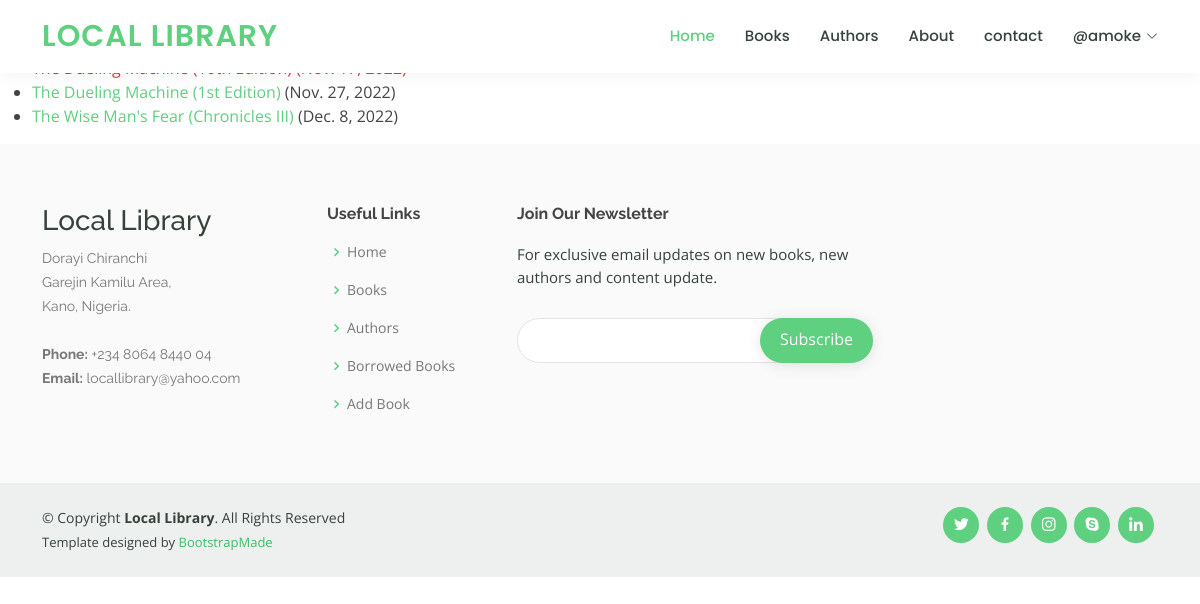
The page /catalog/mybooks/ (signed in) on the database as committed earlier.
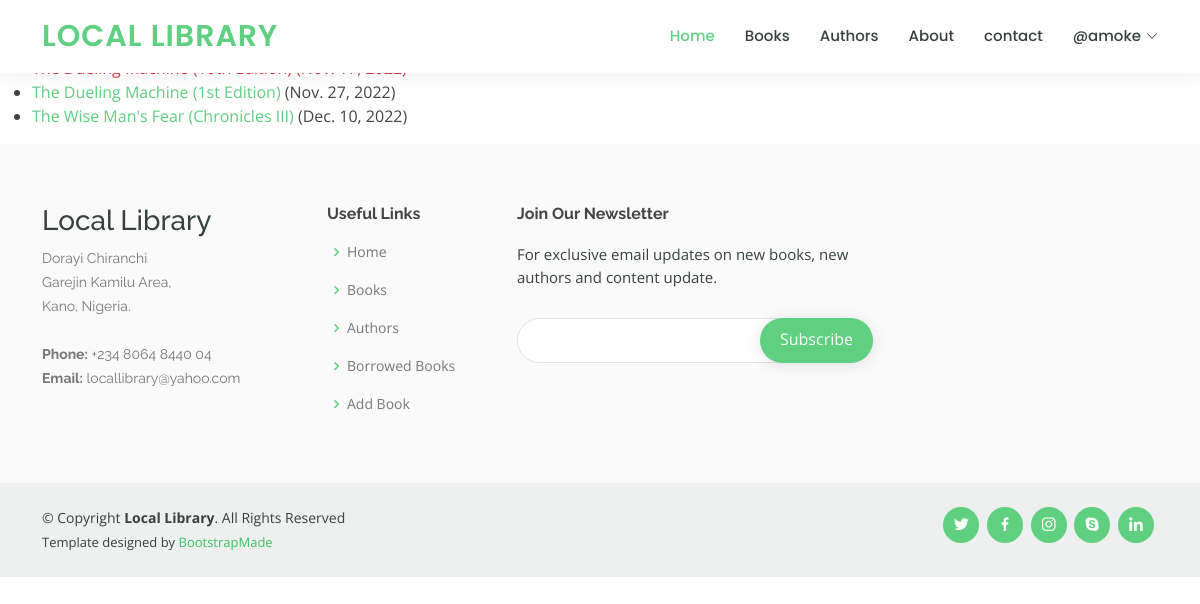
The same page on the database as committed later.
### catalog/models.py (models this page shows, shortened)
class BookInstance(models.Model):
    id = models.UUIDField(primary_key=True, default=uuid.uuid4,
                          help_text='Unique ID for this particular book across whole library')
    book = models.ForeignKey('Book', on_delete=models.RESTRICT, null=True)
    imprint = models.CharField(max_length=200)
    due_back = models.DateField(null=True, blank=True)
    borrower = models.ForeignKey(
        User, on_delete=models.SET_NULL, null=True, blank=True)
    LOAN_STATUS = (
        ('m', 'Maintenance'),
        ('o', 'On loan'),
        ('a', 'Available'),
        ('r', 'Reserved'),
    )
    status = models.CharField(
        max_length=1,
        choices=LOAN_STATUS,
        blank=True,
        default='m',
        help_text='Book availability',
    )
    class Meta:
        ordering = ['due_back']
        permissions = (("can_mark_returned", "Set book as returned"),)
    @property
    def is_overdue(self):
        return bool(self.due_back and date.today() > self.due_back)

class Book(models.Model):
    title = models.CharField(max_length=200)
    author = models.ForeignKey(Author, on_delete=models.SET_NULL, null=True)
    summary = models.TextField(
        max_length=1000, help_text="Enter a brief description of the book")
    isbn = models.CharField("ISBN", max_length=13, unique=True,
                            help_text='13 characters <a href="https://www.isbn-international.org/content/what-isbn">ISBN number</a>')
    genre = models.ManyToManyField(
        Genre, help_text='Select a genre for this book')
    language = models.ForeignKey(
        Language, on_delete=models.SET_NULL, null=True)
    def display_genre(self):
        """Create a string for the Genre. This is required to display genre in Admin."""
        return ', '.join(genre.name for genre in self.genre.all()[:3])
    display_genre.short_description = "Genre"

### catalog/views.py (the view)
# urls.py: path('mybooks/', views.LoanedBooksByUserListView.as_view(), name='my-borrowed'),
class LoanedBooksByUserListView(LoginRequiredMixin, generic.ListView):
    model = BookInstance
    template_name = 'catalog/bookinstance_list_borrowed_user.html'
    paginate_by = 10
    def get_queryset(self):
        return BookInstance.objects.filter(borrower=self.request.user).filter(status__exact='o').order_by('due_back')

### catalog/templates/catalog/bookinstance_list_borrowed_user.html
{% extends "base_generic.html" %}
{% block content %}
<h1>Borrowed books</h1>
{% if bookinstance_list %}
<ul>
    {% for bookinst in bookinstance_list %}
    <li class="{% if bookinst.is_overdue %}text-danger{% endif %}">
        <a {% if bookinst.is_overdue %}style="font-color: red; text-decoration: none; color: inherit;" {% endif %}
            href="{% url 'book-detail' bookinst.book.pk %}">{{ bookinst.book.title }} ({{ bookinst.imprint }})</a>
        ({{ bookinst.due_back }})
    </li>
    {% endfor %}
</ul>
{% else %}
<p>There are no books borrowed.</p>
{% endif %}
{% endblock %}

Rows that differ between the two databases and show on the page:
changed BookInstance "Chronicles III": due_back "Dec. 8, 2022" → "Dec. 10, 2022"
